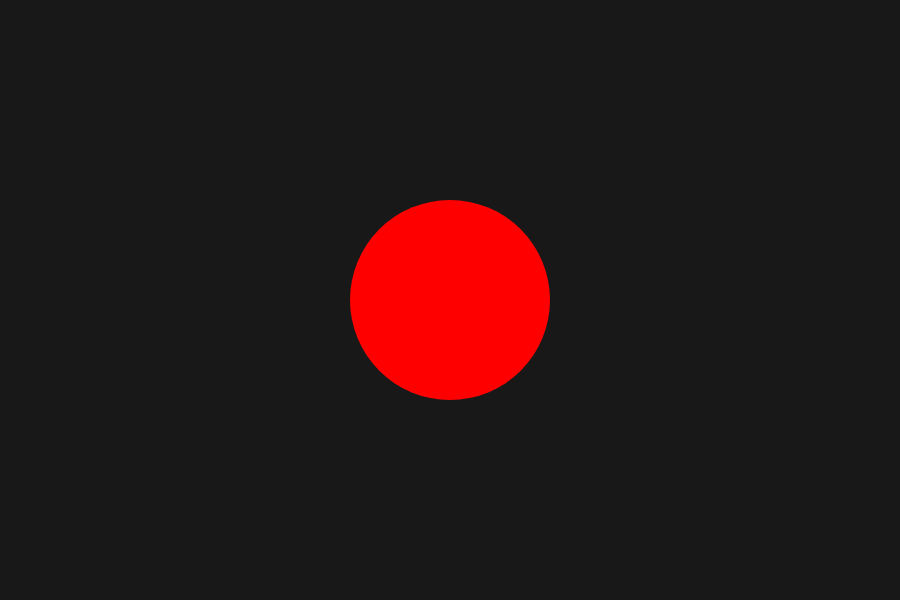
Frame 1 (no input)
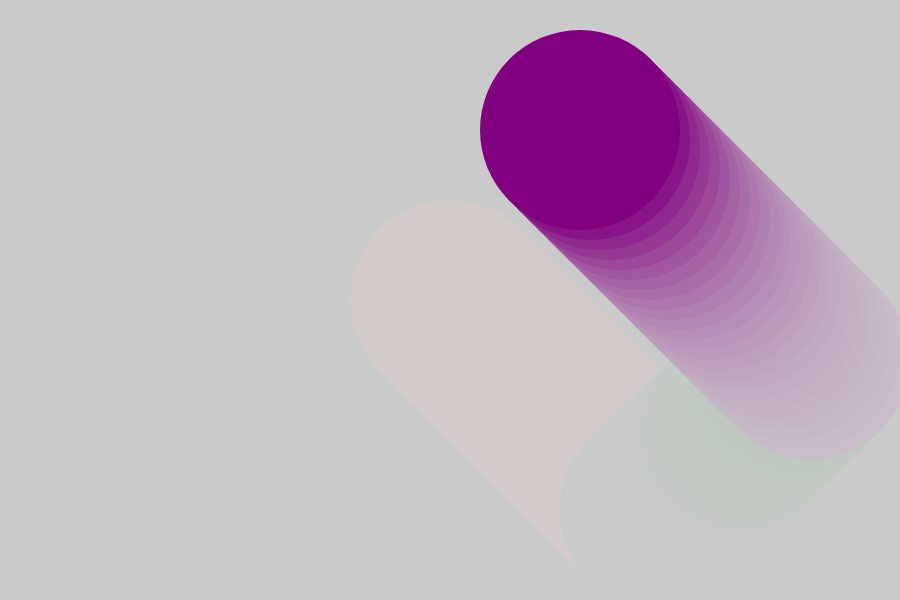
Frame 60 (no input)
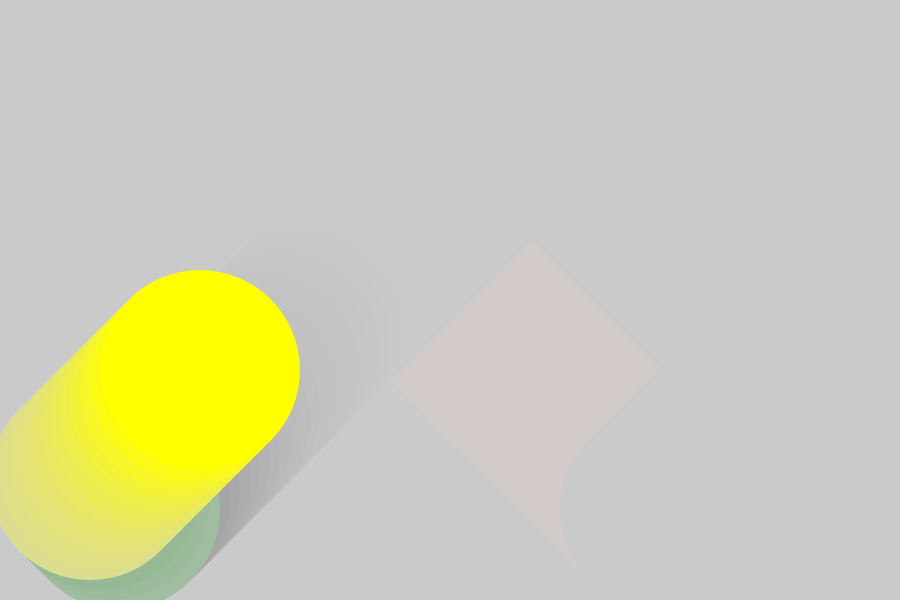
Frame 120 (the mouse pressed at the canvas centre since frame 60)

The p5.js sketch that drew these frames (run headless with seeded random() and noise() and a simulated clock; from frame 60 on, the mouse is pressed at the canvas centre):

// p5.js sketch
// ── sketch.js

function setup() {
    createCanvas(900, 600);
    background(3);
    
    x = width / 2;
    y = height / 2;

    noStroke();
    fill('red')
}

let x;
let y;
let d = 200;

let vx = 10;
let vy = 10;

function draw() {
    background('rgba(200,200,200,0.1)')
    //circle(x,y * height /  width ,100);

    //fill('red')
    circle(x,y,d);

    x+=vx;
    y+=vy;

    if (y + d / 2 > height){
        vy *=-1;
        fill('green');
        // d+=10;
    }
    
    if (x + d / 2 > width){
        vx *= -1
        fill('purple');
        // d+=10;
    }
    
    if (y - d / 2 < 0){
        vy *=-1;
        fill('black');
        // d+=10;
        
    }
    
    
    if (x - d / 2 < 0){
        vx *= -1
        fill('yellow');
        // d+=10;
    }
    

}
